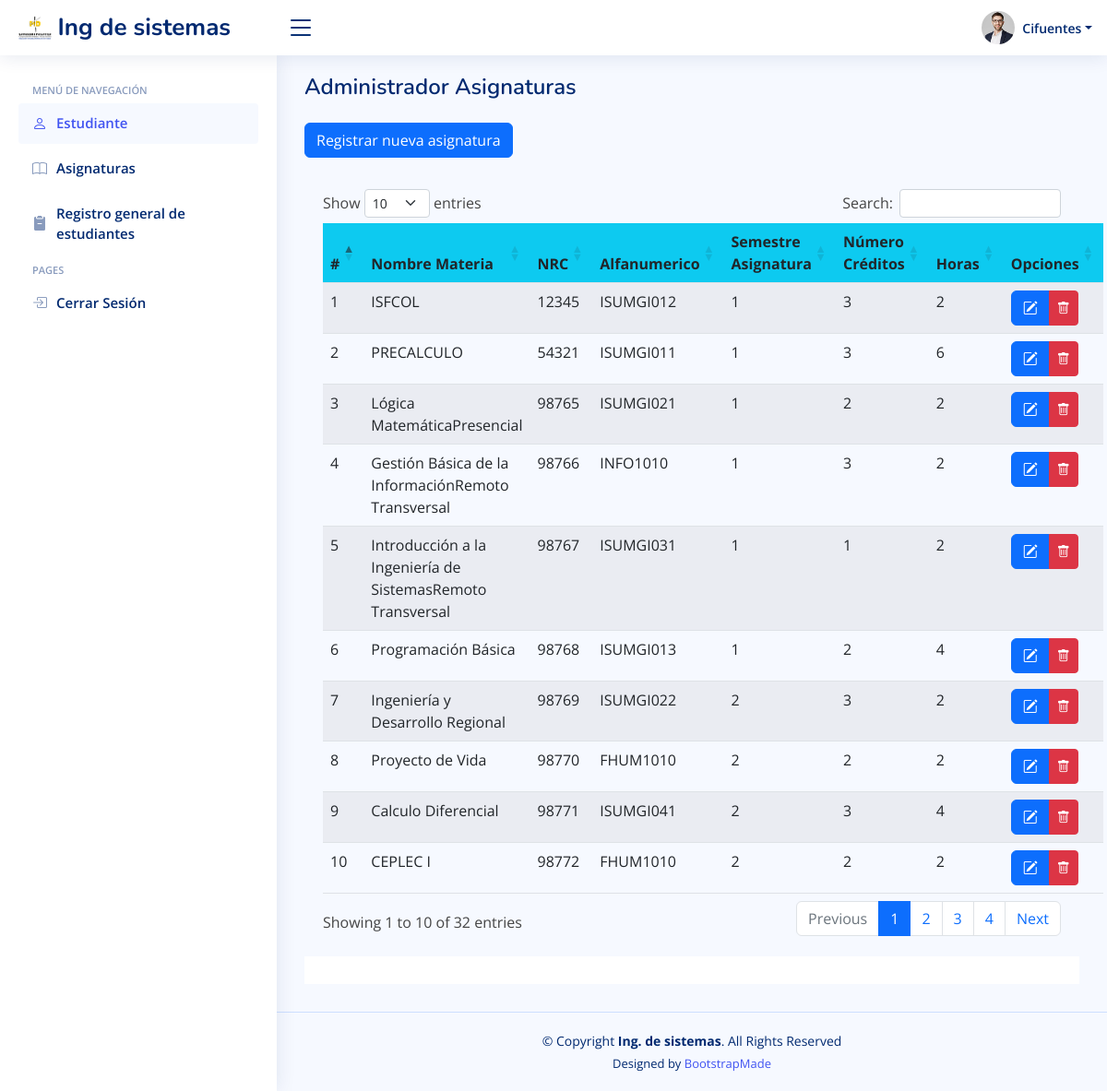
The app's page /entrega-final-practicaz/asignaturas with its own data.
### tables this page shows
CREATE TABLE `materias` (
  `id` int(11) NOT NULL,
  `nombre_materia` varchar(250) NOT NULL,
  `nrc` int(150) NOT NULL,
  `alfanumericos` varchar(250) NOT NULL,
  `semestre` int(11) NOT NULL,
  `numero_creditos` int(11) NOT NULL,
  `horas` int(11) NOT NULL
);

### entrega-final-practicaz/controllers/plantillaControlador.php (called while the page is built)
<?php
class ctrPlantilla{
    public function ctrMostrarPlantilla(){
        include "views/plantilla.php";
    }
}
?>

### entrega-final-practicaz/index.php (called while the page is built, shortened)
<?php
require_once "controllers/plantillaControlador.php";
require_once "controllers/materiaControlador.php";
require_once "controllers/notaControlador.php";
require_once "models/materiaModel.php";
$plantilla = new ctrPlantilla();
$plantilla->ctrMostrarPlantilla();

### entrega-final-practicaz/controllers/materiaControlador.php (called while the page is built, shortened)
<?php
require_once "models/conexion.php";
class ctrMaterias
{
    static public function ctrMostrarMaterias()
    {
      $tabla = "materias";
      $respuesta = mdlMaterias::mdlMostrarMaterias($tabla);
      return $respuesta;
    }
}

### entrega-final-practicaz/models/conexion.php (called while the page is built)
<?php
class Conexion{
    public static function conectar()
    {
        $conectar = new PDO("mysql:host=localhost;dbname=practicas","root","");
        $conectar -> exec("set names utf8 ");
        return $conectar;
    }
}

### entrega-final-practicaz/models/materiaModel.php (called while the page is built, shortened)
<?php
require_once "conexion.php";
class mdlMaterias
{
    static public function mdlMostrarMaterias($tabla)
    {
        $stmt = Conexion::conectar()->prepare("SELECT * FROM $tabla");
        $stmt->execute();
        return $stmt->fetchAll();
    }
}

### entrega-final-practicaz/views/paginas/asignaturas.php (the view, shortened to what this page needs)
<div class="pagetitle">
    <h1>Administrador Asignaturas</h1>
    <br><button type="button" class="btn btn-primary" data-bs-toggle="modal" data-bs-target="#modal-crear-materias">
        Registrar nueva asignatura
    </button><br><br>
</div>
<div class="card-body">
    <table id="tablaregistrarmaterias" class="table table-striped" style="width:100%">
        <thead class="bg-info">
            <tr>
                <th style="width:10px">#</th>
                <th>Nombre Materia</th>
                <th>NRC</th>
                <th>Alfanumerico</th>
                <th>Semestre Asignatura</th>
                <th>Número Créditos</th>
                <th>Horas</th>
                <th>Opciones</th>
            </tr>
        </thead>
        <tbody>
            <?php
            foreach ($materias as $key => $value) {
            ?>
                <tr>
                    <td><?php echo ($key + 1)  ?></td>
                    <td><?php echo $value["nombre_materia"]  ?></td>
                    <td><?php echo $value["nrc"]  ?></td>
                    <td><?php echo $value["alfanumericos"]  ?></td>
                    <td><?php echo $value["semestre"]  ?></td>
                    <td><?php echo $value["numero_creditos"]  ?></td>
                    <td><?php echo $value["horas"]  ?></td>
                    <td>
                        <div class='btn-group'>
                            <button type="button" class="btn btn-primary btnEditarMateria" data-bs-toggle="modal" data-bs-target="#editarEstudiante">
                                <i class="bi bi-pencil-square text-white "></i>
                            </button>
                            <button class="btn btn-danger btn-sm btnEliminarMateria" data-id="<?php echo $value['id']; ?>" data-toggle="modal" data-target="#deleteStudentModal">
                                <i class="bi bi-trash text-white"></i>
                            </button>
                        </div>
                    </td>
                </tr>
            <?php
            }
            ?>
        </tbody>
    </table>
</div>
<div class="card-footer">
</div>

### entrega-final-practicaz/views/recursos/assets/css/style.css (style rules this page uses)
body { font-family: "Open Sans", sans-serif; background: #f6f9ff; color: #444444; }
h1, h2, h3, h4, h5, h6 { font-family: "Nunito", sans-serif; }
.pagetitle { margin-bottom: 10px; }
.pagetitle h1 { font-size: 24px; margin-bottom: 0; font-weight: 600; color: #012970; }
.card-header, .card-footer { border-color: #ebeef4; background-color: #fff; color: #798eb3; padding: 15px; }
.card-body { padding: 0 20px 20px 20px; }

### records on screen
materias: nombre_materia "ISFCOL", nrc "12345", alfanumericos "ISUMGI012", semestre "1", numero_creditos "3", horas "2"
materias: nombre_materia "PRECALCULO", nrc "54321", alfanumericos "ISUMGI011", semestre "1", numero_creditos "3", horas "6"
materias: nombre_materia "Lógica MatemáticaPresencial", nrc "98765", alfanumericos "ISUMGI021", semestre "1", numero_creditos "2", horas "2"
materias: nombre_materia "Gestión Básica de la InformaciónRemoto Transversal", nrc "98766", alfanumericos "INFO1010", semestre "1", numero_creditos "3", horas "2"
materias: nombre_materia "Introducción a la Ingeniería de SistemasRemoto Transversal", nrc "98767", alfanumericos "ISUMGI031", semestre "1", numero_creditos "1", horas "2"
materias: nombre_materia "Programación Básica", nrc "98768", alfanumericos "ISUMGI013", semestre "1", numero_creditos "2", horas "4"
materias: nombre_materia "Ingeniería y Desarrollo Regional", nrc "98769", alfanumericos "ISUMGI022", semestre "2", numero_creditos "3", horas "2"
materias: nombre_materia "Proyecto de Vida", nrc "98770", alfanumericos "FHUM1010", semestre "2", numero_creditos "2", horas "2"
materias: nombre_materia "Calculo Diferencial", nrc "98771", alfanumericos "ISUMGI041", semestre "2", numero_creditos "3", horas "4"
materias: nombre_materia "CEPLEC I", nrc "98772", alfanumericos "FHUM1010", semestre "2", numero_creditos "2", horas "2"
